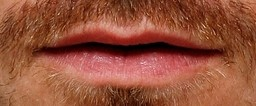
#> input picture images/boca/hb001.jpg, 256 x 106 px
$ jupyter execute prueba_metodos_bocetos.ipynb   (older library calls are emulated)
#> lines starting #> are read from the running program, lines starting #| are printed output that depends on the picture
[cell 1]
import numpy as np
import matplotlib.pyplot as plt
# https://www.youtube.com/watch?v=G4zO53sVGV8

# Generacion de 2 señales sinusoidales

[cell 2]
# Generar dos señales sinusoidales con diferente frecuencia
t = np.linspace(0, 1, 1000)
f1 = 5  # frecuencia de la primera señal en Hz
f2 = 10 # frecuencia de la segunda señal en Hz

s1 = np.sin(2 * np.pi * f1 * t)
s2 = np.sin(2 * np.pi * f2 * t)

# Grafica señales

[cell 3]
fig, axs = plt.subplots(1, 2, figsize=(12, 4))

axs[0].plot(t, s1)
axs[0].set_title('Señal s1 (5 Hz)')
axs[0].set_xlabel('Tiempo [s]')
axs[0].set_ylabel('Amplitud')

axs[1].plot(t, s2)
axs[1].set_title('Señal s2 (10 Hz)')
axs[1].set_xlabel('Tiempo [s]')
axs[1].set_ylabel('Amplitud')

plt.tight_layout()
plt.show()

# Suma las dos señales

[cell 4]
suma = s1 + s2

plt.figure(figsize=(10, 4))
plt.plot(t, suma)
plt.title('Suma de las señales s1 y s2')
plt.xlabel('Tiempo [s]')
plt.ylabel('Amplitud')
plt.grid(True)
plt.show()

# Pasamos al dominio frecuencia y mostramos el espectro de la señal

[cell 5]
# Calcular la FFT de la señal suma
fft_suma = np.fft.fft(suma)
frecuencias = np.fft.fftfreq(len(t), d=t[1] - t[0])

# Solo tomamos la mitad positiva del espectro y delimitamos a 50 Hz
idx = frecuencias >= 0
idx_50hz = frecuencias <= 50

plt.figure(figsize=(10, 4))
plt.plot(frecuencias[idx & idx_50hz], np.abs(fft_suma[idx & idx_50hz]))
plt.title('Espectro de la suma de las señales (FFT)')
plt.xlabel('Frecuencia [Hz]')
plt.ylabel('Magnitud')
plt.grid(True)
plt.show()

# Filtra la señal de 10hz

[cell 6]
# Filtrar la señal de 10 Hz usando FFT (herramientas de numpy)
fft_suma = np.fft.fft(suma)
frecuencias = np.fft.fftfreq(len(t), d=t[1] - t[0])

# Creamos una copia para filtrar solo la componente de 10 Hz
fft_filtrada = fft_suma.copy()

# Eliminamos la componente de 10 Hz (y su simétrica negativa)
fft_filtrada[np.abs(frecuencias - 10) < 0.1] = 0
fft_filtrada[np.abs(frecuencias + 10) < 0.1] = 0

# Señal reconstruida sin la componente de 10 Hz
s_filtrada = np.fft.ifft(fft_filtrada).real

plt.figure(figsize=(10, 4))
plt.plot(t, s_filtrada)
plt.title('Señal suma filtrada (sin 10 Hz)')
plt.xlabel('Tiempo [s]')
plt.ylabel('Amplitud')
plt.grid(True)
plt.show()

# Aplicando el mismo proceso a imágenes

Ahora vamos a aplicar el mismo concepto de filtrado frecuencial que usamos con las señales 1D, pero para imágenes (señales 2D).

## Conceptos clave:
- **FFT 1D**: Para señales temporales (como las que acabamos de ver)
- **FFT 2D**: Para imágenes, donde cada píxel es una "muestra" en el dominio espacial
- **Frecuencias espaciales**: Representan qué tan rápido cambian los valores de los píxeles en el espacio

[cell 7]
# Importar librerías adicionales para manejo de imágenes
import cv2
from scipy import ndimage # type: ignore
from PIL import Image

# Crear una imagen sintética (equivalente a nuestras señales sinusoidales)
# Creamos un patrón de frecuencias conocidas
rows, cols = 256, 256
x, y = np.meshgrid(np.arange(cols), np.arange(rows))

# Crear dos componentes de frecuencia (como nuestras señales de 5Hz y 10Hz)
freq_x1, freq_y1 = 0.05, 0.05  # Frecuencia baja (equivalente a 5Hz)
freq_x2, freq_y2 = 0.15, 0.15  # Frecuencia alta (equivalente a 10Hz)

# Generar los patrones sinusoidales 2D
pattern1 = np.sin(2 * np.pi * freq_x1 * x) + np.sin(2 * np.pi * freq_y1 * y)
pattern2 = np.sin(2 * np.pi * freq_x2 * x) + np.sin(2 * np.pi * freq_y2 * y)

# Sumar los patrones (equivalente a suma = s1 + s2)
imagen_compuesta = pattern1 + pattern2

print(f"Dimensiones de la imagen: {imagen_compuesta.shape}")
print(f"Rango de valores: [{imagen_compuesta.min():.2f}, {imagen_compuesta.max():.2f}]")

[cell 8]
# Visualizar las imágenes (equivalente a graficar s1, s2 y suma)
fig, axs = plt.subplots(1, 3, figsize=(15, 5))

axs[0].imshow(pattern1, cmap='gray')
axs[0].set_title('Patrón 1 (Frecuencia baja)')
axs[0].axis('off')

axs[1].imshow(pattern2, cmap='gray')
axs[1].set_title('Patrón 2 (Frecuencia alta)')
axs[1].axis('off')

axs[2].imshow(imagen_compuesta, cmap='gray')
axs[2].set_title('Imagen compuesta (suma)')
axs[2].axis('off')

plt.tight_layout()
plt.show()

# FFT 2D - Transformada al dominio frecuencial

Ahora aplicamos FFT 2D (equivalente a nuestro análisis espectral de las señales)

[cell 9]
# Aplicar FFT 2D (equivalente a fft_suma = np.fft.fft(suma))
fft_imagen = np.fft.fft2(imagen_compuesta)
fft_imagen_shifted = np.fft.fftshift(fft_imagen)  # Centrar las frecuencias

# Calcular el espectro de magnitud
espectro_magnitud = np.log(np.abs(fft_imagen_shifted) + 1)  # +1 para evitar log(0)

# Crear las frecuencias espaciales (equivalente a frecuencias = np.fft.fftfreq(...))
freq_y = np.fft.fftfreq(rows, d=1.0)
freq_x = np.fft.fftfreq(cols, d=1.0)
freq_y_shifted = np.fft.fftshift(freq_y)
freq_x_shifted = np.fft.fftshift(freq_x)

print(f"Rango de frecuencias X: [{freq_x_shifted.min():.3f}, {freq_x_shifted.max():.3f}]")
print(f"Rango de frecuencias Y: [{freq_y_shifted.min():.3f}, {freq_y_shifted.max():.3f}]")

[cell 10]
# Visualizar el espectro de frecuencias (equivalente a graficar el espectro FFT)
fig, axs = plt.subplots(1, 2, figsize=(12, 5))

axs[0].imshow(imagen_compuesta, cmap='gray')
axs[0].set_title('Imagen original')
axs[0].axis('off')

# Mostrar el espectro de magnitud
im = axs[1].imshow(espectro_magnitud, cmap='hot', extent=[freq_x_shifted.min(), freq_x_shifted.max(),
                                                          freq_y_shifted.min(), freq_y_shifted.max()])
axs[1].set_title('Espectro de magnitud (FFT 2D)')
axs[1].set_xlabel('Frecuencia espacial X')
axs[1].set_ylabel('Frecuencia espacial Y')

plt.tight_layout()
plt.show()

print("✓ Los puntos brillantes en el espectro representan las frecuencias dominantes")
print("✓ El centro corresponde a la componente DC (frecuencia 0)")
print("✓ Los picos simétricos muestran nuestras frecuencias de 0.05 y 0.15")

# Filtrado frecuencial en imágenes

Ahora aplicamos el mismo principio de filtrado que usaste con las señales 1D, pero en 2D

[cell 11]
# Crear filtros (equivalente a eliminar la componente de 10Hz)
# Vamos a crear diferentes tipos de filtros

# 1. Filtro paso bajo - elimina frecuencias altas (equivalente a eliminar la señal de 10Hz)
def crear_filtro_paso_bajo(shape, radio_corte):
    """Crea un filtro paso bajo circular"""
    rows, cols = shape
    center_row, center_col = rows // 2, cols // 2

    # Crear coordenadas
    y, x = np.ogrid[:rows, :cols]

    # Calcular distancia desde el centro
    distancia = np.sqrt((x - center_col)**2 + (y - center_row)**2)

    # Crear máscara (1 para pasar, 0 para bloquear)
    filtro = np.zeros((rows, cols))
    filtro[distancia <= radio_corte] = 1

    return filtro

# 2. Filtro paso alto - elimina frecuencias bajas (equivalente a eliminar la señal de 5Hz)
def crear_filtro_paso_alto(shape, radio_corte):
    """Crea un filtro paso alto circular"""
    filtro_paso_bajo = crear_filtro_paso_bajo(shape, radio_corte)
    return 1 - filtro_paso_bajo  # Invertir el filtro

# Crear los filtros
radio_bajo = 30    # Radio para filtro paso bajo
radio_alto = 20    # Radio para filtro paso alto

filtro_paso_bajo = crear_filtro_paso_bajo((rows, cols), radio_bajo)
filtro_paso_alto = crear_filtro_paso_alto((rows, cols), radio_alto)

print(f"Filtro paso bajo: elimina frecuencias > {radio_bajo} píxeles del centro")
print(f"Filtro paso alto: elimina frecuencias < {radio_alto} píxeles del centro")

[cell 12]
# Aplicar los filtros (equivalente a fft_filtrada[...] = 0)
# Aplicar filtro paso bajo
fft_filtrada_bajo = fft_imagen_shifted * filtro_paso_bajo
imagen_filtrada_bajo = np.fft.ifft2(np.fft.ifftshift(fft_filtrada_bajo)).real

# Aplicar filtro paso alto
fft_filtrada_alto = fft_imagen_shifted * filtro_paso_alto
imagen_filtrada_alto = np.fft.ifft2(np.fft.ifftshift(fft_filtrada_alto)).real

print("✓ Filtros aplicados exitosamente")
print(f"Imagen original: rango [{imagen_compuesta.min():.2f}, {imagen_compuesta.max():.2f}]")
print(f"Filtro paso bajo: rango [{imagen_filtrada_bajo.min():.2f}, {imagen_filtrada_bajo.max():.2f}]")
print(f"Filtro paso alto: rango [{imagen_filtrada_alto.min():.2f}, {imagen_filtrada_alto.max():.2f}]")

[cell 13]
# Visualizar los resultados del filtrado
fig, axs = plt.subplots(2, 3, figsize=(15, 10))

# Primera fila: imágenes
axs[0, 0].imshow(imagen_compuesta, cmap='gray')
axs[0, 0].set_title('Imagen original')
axs[0, 0].axis('off')

axs[0, 1].imshow(imagen_filtrada_bajo, cmap='gray')
axs[0, 1].set_title('Filtro paso bajo\n(solo frecuencias bajas)')
axs[0, 1].axis('off')

axs[0, 2].imshow(imagen_filtrada_alto, cmap='gray')
axs[0, 2].set_title('Filtro paso alto\n(solo frecuencias altas)')
axs[0, 2].axis('off')

# Segunda fila: filtros y espectros
axs[1, 0].imshow(espectro_magnitud, cmap='hot')
axs[1, 0].set_title('Espectro original')
axs[1, 0].axis('off')

axs[1, 1].imshow(filtro_paso_bajo, cmap='gray')
axs[1, 1].set_title('Máscara paso bajo')
axs[1, 1].axis('off')

axs[1, 2].imshow(filtro_paso_alto, cmap='gray')
axs[1, 2].set_title('Máscara paso alto')
axs[1, 2].axis('off')

plt.tight_layout()
plt.show()
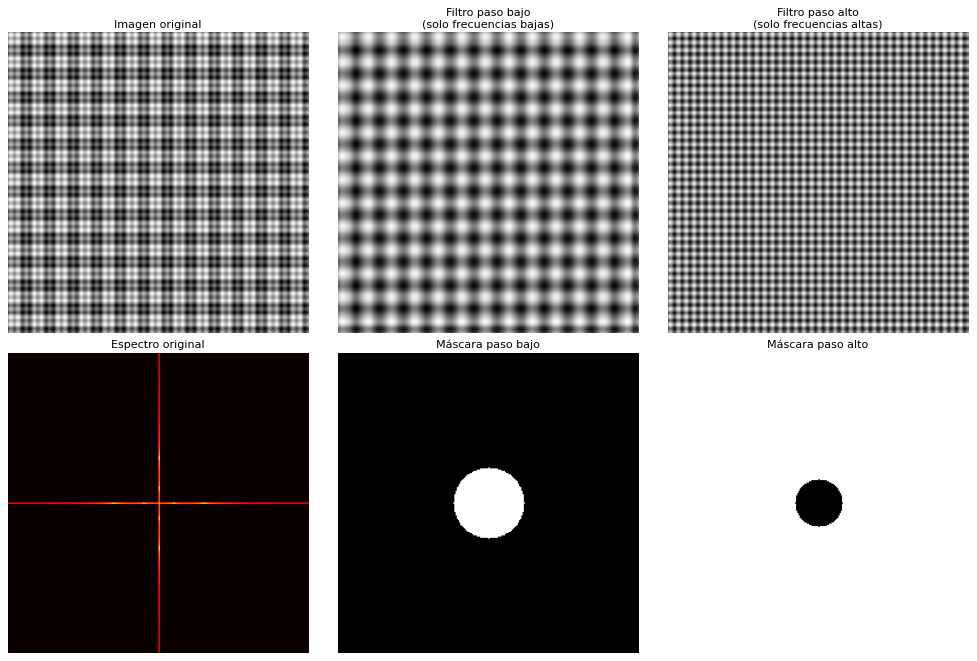
#> figure drawn by matplotlib, 6 panels

# Ejemplo práctico: Aplicando filtros a una imagen real

Ahora veamos cómo esto se aplica a una imagen real (como las bocas en tu aplicación)

[cell 14]
# Función que replica tu función bordes_boca_frecuencial
def detectar_bordes_frecuencial(imagen, radio_filtro=30, umbral=20):
    """
    Detecta bordes usando filtrado frecuencial (igual que tu función en tools.py)

    Args:
        imagen: Imagen en escala de grises
        radio_filtro: Radio para eliminar bajas frecuencias (como r=10 en tu código)
        umbral: Umbral para binarización (como umbral=10 en tu código)
    """
    # FFT 2D
    f = np.fft.fft2(imagen)
    fshift = np.fft.fftshift(f)

    # Crear filtro paso alto (máscara circular en el centro)
    rows, cols = imagen.shape
    crow, ccol = rows // 2, cols // 2
    mask = np.ones((rows, cols), np.uint8)
    mask[crow - radio_filtro:crow + radio_filtro, ccol - radio_filtro:ccol + radio_filtro] = 0

    # Aplicar filtro
    fshift_filtrado = fshift * mask

    # IFFT para regresar al dominio espacial
    f_ishift = np.fft.ifftshift(fshift_filtrado)
    img_bordes = np.fft.ifft2(f_ishift)
    img_bordes = np.abs(img_bordes)

    # Binarizar
    img_bordes_norm = ((img_bordes - img_bordes.min()) / (img_bordes.max() - img_bordes.min()) * 255).astype(np.uint8)
    _, img_bordes_bin = cv2.threshold(img_bordes_norm, umbral, 255, cv2.THRESH_BINARY_INV)

    return img_bordes_bin

# Crear una imagen de prueba con texto (simula una boca con detalles)
imagen_prueba = np.ones((128, 256), dtype=np.uint8) * 200  # Fondo gris claro

# Agregar algunas formas que simulen características de una boca
# Óvalo principal
y, x = np.ogrid[:128, :256]
centro_y, centro_x = 64, 128
mask_oval = ((x - centro_x)**2 / 80**2) + ((y - centro_y)**2 / 30**2) <= 1
imagen_prueba[mask_oval] = 100  # Boca más oscura

# Línea central (simulando la separación de labios)
imagen_prueba[62:66, 80:176] = 50

# Aplicar detección de bordes
bordes_detectados = detectar_bordes_frecuencial(imagen_prueba, radio_filtro=15, umbral=30)

# Mostrar resultados
fig, axs = plt.subplots(1, 2, figsize=(12, 4))

axs[0].imshow(imagen_prueba, cmap='gray')
axs[0].set_title('Imagen simulada de boca')
axs[0].axis('off')

axs[1].imshow(bordes_detectados, cmap='gray')
axs[1].set_title('Bordes detectados\n(filtro frecuencial)')
axs[1].axis('off')

plt.tight_layout()
plt.show()
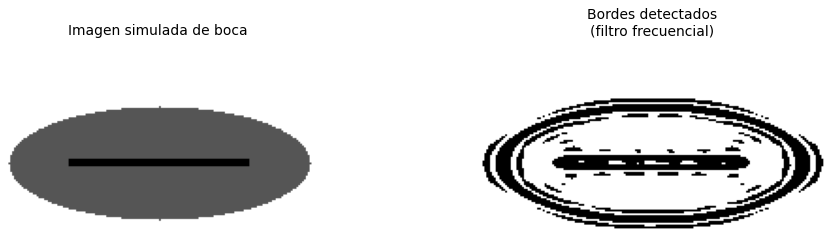
#> figure drawn by matplotlib, 2 panels

print("✅ Este es el mismo principio que usa tu función bordes_boca_frecuencial()")
print("✅ El filtro paso alto resalta los cambios rápidos (bordes)")
print("✅ La binarización convierte el resultado a blanco/negro")

# Resumen: Señales 1D vs Imágenes 2D

## Comparación directa:

| Aspecto | Señales 1D (tu código inicial) | Imágenes 2D (aplicación) |
|---------|--------------------------------|---------------------------|
| **Dominio original** | Tiempo | Espacio (x,y) |
| **Transformada** | `np.fft.fft(señal)` | `np.fft.fft2(imagen)` |
| **Frecuencias** | `np.fft.fftfreq(len(t), dt)` | Frecuencias espaciales |
| **Filtrado** | `fft[abs(freq-10)<0.1] = 0` | `fft * máscara_2D` |
| **Reconstrucción** | `np.fft.ifft(fft_filtrada)` | `np.fft.ifft2(fft_filtrada)` |
| **Aplicación** | Eliminar ruido/componentes | Detectar bordes/texturas |

## Conceptos clave:
- **Frecuencias bajas**: Cambios suaves (fondos uniformes)
- **Frecuencias altas**: Cambios abruptos (bordes, detalles)
- **Filtro paso alto**: Resalta bordes (elimina bajas frecuencias)
- **Filtro paso bajo**: Suaviza imagen (elimina altas frecuencias)

# Conversión a boceto - Efecto dibujado a mano

Vamos a convertir una imagen real en un boceto que parezca dibujado a mano usando diferentes técnicas de procesamiento de imágenes.

# Convertir imagen a boceto dibujado a mano

Vamos a aplicar técnicas de procesamiento de imágenes para crear un efecto de boceto/dibujo

[cell 15]
import cv2
import numpy as np
import matplotlib.pyplot as plt

[cell 16]
# Cargar la imagen de la boca
ruta_imagen = 'images/boca/hb001.jpg'  # Ajusta la ruta según tu imagen
imagen_boca = cv2.imread(ruta_imagen)
#> imagen_boca is the input picture: shape (106, 256, 3); mean B, G, R 58.3, 81.4, 149.3

if imagen_boca is None:
    print(f"❌ No se pudo cargar la imagen desde {ruta_imagen}")
    print("Por favor, verifica la ruta de la imagen")
else:
    # Convertir a escala de grises
    imagen_gris = cv2.cvtColor(imagen_boca, cv2.COLOR_BGR2GRAY)
    print(f"✓ Imagen cargada: {imagen_gris.shape}")
#| ✓ Imagen cargada: (106, 256)

    # Mostrar imagen original
    plt.figure(figsize=(8, 4))
    plt.imshow(cv2.cvtColor(imagen_boca, cv2.COLOR_BGR2RGB))
    plt.title('Imagen original')
    plt.axis('off')
    plt.show()

[cell 17]
# Método 1: Boceto usando detección de bordes Canny
def boceto_canny(imagen_gris):
    """Boceto simple usando detección de bordes Canny"""
    # Aplicar desenfoque gaussiano para reducir ruido
    imagen_suavizada = cv2.GaussianBlur(imagen_gris, (5, 5), 0)
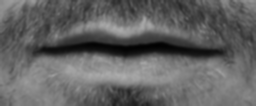
#> imagen_suavizada: shape (106, 256); min 1, max 173, mean 99.1

    # Detectar bordes
    bordes = cv2.Canny(imagen_suavizada, 50, 150)
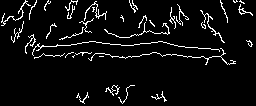
#> bordes: shape (106, 256); 5.7% white in thin lines or dots

    # Invertir (fondo blanco, líneas negras)
    boceto = cv2.bitwise_not(bordes)
#> boceto: shape (106, 256); 94.3% white; black in thin lines or dots

    return boceto

# Aplicar método 1
boceto_1 = boceto_canny(imagen_gris)

plt.figure(figsize=(8, 4))
plt.imshow(boceto_1, cmap='gray')
plt.title('Método 1: Boceto con Canny')
plt.axis('off')
plt.show()

[cell 18]
# Método 2: Boceto con Dodge y Burn (más realista)
def boceto_dodge_burn(imagen_gris):
    """
    Efecto de boceto usando técnicas de dodge y burn
    Este método produce un resultado más artístico y realista
    """
    # 1. Invertir la imagen
    imagen_invertida = cv2.bitwise_not(imagen_gris)

    # 2. Aplicar desenfoque gaussiano a la imagen invertida
    imagen_blur = cv2.GaussianBlur(imagen_invertida, (21, 21), 0)
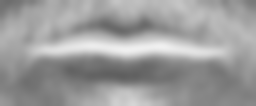
#> imagen_blur: shape (106, 256); min 95, max 241, mean 155.9

    # 3. Aplicar la operación de "dodge" (división de color)
    def dodge(front, back):
        """Dodge blend mode"""
        result = cv2.divide(front, 255 - back, scale=256)
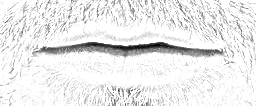
#> result: shape (106, 256); min 0, max 255, mean 234.1
        return result

    boceto = dodge(imagen_gris, imagen_blur)

    return boceto

# Aplicar método 2
boceto_2 = boceto_dodge_burn(imagen_gris)

plt.figure(figsize=(8, 4))
plt.imshow(boceto_2, cmap='gray')
plt.title('Método 2: Boceto Dodge & Burn (más realista)')
plt.axis('off')
plt.show()

[cell 19]
# Método 3: Boceto con XDoG (eXtended Difference of Gaussians)
def boceto_xdog(imagen_gris, sigma=0.5, k=200, epsilon=0.01):
    """
    Método XDoG para crear bocetos artísticos
    Produce líneas más definidas y estilo más profesional
    """
#> called with sigma = 0.5, k = 200, epsilon = 0.01
    # Aplicar dos desenfoque gaussiano con diferentes sigma
    g1 = cv2.GaussianBlur(imagen_gris, (0, 0), sigma)
    g2 = cv2.GaussianBlur(imagen_gris, (0, 0), sigma * 1.6)

    # Diferencia de Gaussianas
    dog = g1 - g2

    # Aplicar función de umbral suave
    dog = dog.astype(np.float32) / 255.0

    # XDoG: realzar bordes
    e = 1.0 + np.tanh(k * (dog - epsilon))
    e = e / e.max()

    # Convertir a rango 0-255
    boceto = (e * 255).astype(np.uint8)

    # Invertir para fondo blanco
    boceto = cv2.bitwise_not(boceto)
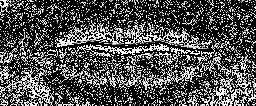
#> boceto: shape (106, 256); min 0, max 251, mean 80.7

    return boceto

# Aplicar método 3
boceto_3 = boceto_xdog(imagen_gris)

plt.figure(figsize=(8, 4))
plt.imshow(boceto_3, cmap='gray')
plt.title('Método 3: Boceto XDoG (estilo artístico)')
plt.axis('off')
plt.show()

[cell 20]
# Método 4: Boceto con pencil sketch (lápiz)
def boceto_pencil(imagen):
    """
    Efecto de boceto a lápiz usando funciones de OpenCV
    """
    # Convertir a escala de grises si es necesario
    if len(imagen.shape) == 3:
        img_gris = cv2.cvtColor(imagen, cv2.COLOR_BGR2GRAY)
    else:
        img_gris = imagen

    # Usar la función pencilSketch de OpenCV
    boceto_gris, boceto_color = cv2.pencilSketch(
        imagen,
        sigma_s=60,      # Rango espacial
        sigma_r=0.07,    # Rango de color
        shade_factor=0.05  # Factor de sombreado
    )
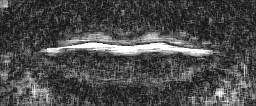
#> boceto_gris: shape (106, 256); min 26, max 255, mean 74.6
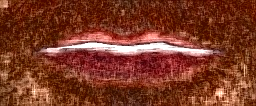
#> boceto_color: shape (106, 256, 3); mean B, G, R 36.8, 57.1, 124.4

    return boceto_gris

# Aplicar método 4
boceto_4 = boceto_pencil(imagen_boca)

plt.figure(figsize=(8, 4))
plt.imshow(boceto_4, cmap='gray')
plt.title('Método 4: Boceto a lápiz (OpenCV pencilSketch)')
plt.axis('off')
plt.show()

[cell 21]
# Comparación de todos los métodos
fig, axs = plt.subplots(2, 3, figsize=(15, 10))

# Imagen original
axs[0, 0].imshow(cv2.cvtColor(imagen_boca, cv2.COLOR_BGR2RGB))
axs[0, 0].set_title('Original', fontsize=14, fontweight='bold')
axs[0, 0].axis('off')

# Escala de grises
axs[0, 1].imshow(imagen_gris, cmap='gray')
axs[0, 1].set_title('Escala de grises', fontsize=14)
axs[0, 1].axis('off')

# Método 1: Canny
axs[0, 2].imshow(boceto_1, cmap='gray')
axs[0, 2].set_title('Método 1: Canny\n(bordes simples)', fontsize=12)
axs[0, 2].axis('off')

# Método 2: Dodge & Burn
axs[1, 0].imshow(boceto_2, cmap='gray')
axs[1, 0].set_title('Método 2: Dodge & Burn\n(más realista)', fontsize=12)
axs[1, 0].axis('off')

# Método 3: XDoG
axs[1, 1].imshow(boceto_3, cmap='gray')
axs[1, 1].set_title('Método 3: XDoG\n(estilo artístico)', fontsize=12)
axs[1, 1].axis('off')

# Método 4: Pencil Sketch
axs[1, 2].imshow(boceto_4, cmap='gray')
axs[1, 2].set_title('Método 4: Pencil Sketch\n(lápiz)', fontsize=12)
axs[1, 2].axis('off')

plt.tight_layout()
plt.show()

print("\n📝 Resumen de métodos:")
print("1. Canny: Bordes nítidos y limpios")
print("2. Dodge & Burn: Efecto suave y gradual (mejor para retratos)")
print("3. XDoG: Líneas definidas, estilo ilustración")
print("4. Pencil Sketch: Textura de lápiz, más natural")

# Crear función para tu aplicación de retratos hablados

Ahora creamos una función que puedes agregar a tu `tools.py`

[cell 22]
def convertir_a_boceto(img, metodo='pencil', **kwargs):
    """
    Convierte una imagen a boceto/dibujo a mano.

    Args:
        img (np.ndarray): Imagen de entrada (BGR o escala de grises)
        metodo (str): Método a usar: 'canny', 'dodge', 'xdog', 'pencil'
        **kwargs: Parámetros adicionales según el método

    Returns:
        np.ndarray: Imagen convertida a boceto (escala de grises)
    """
    # Asegurar que está en escala de grises
    if len(img.shape) == 3:
        img_gris = cv2.cvtColor(img, cv2.COLOR_BGR2GRAY)
    else:
        img_gris = img.copy()

    if metodo == 'canny':
        # Parámetros por defecto
        blur = kwargs.get('blur', (5, 5))
        threshold1 = kwargs.get('threshold1', 50)
        threshold2 = kwargs.get('threshold2', 150)

        img_suavizada = cv2.GaussianBlur(img_gris, blur, 0)
        bordes = cv2.Canny(img_suavizada, threshold1, threshold2)
        boceto = cv2.bitwise_not(bordes)

    elif metodo == 'dodge':
        blur_size = kwargs.get('blur_size', (21, 21))

        img_invertida = cv2.bitwise_not(img_gris)
        img_blur = cv2.GaussianBlur(img_invertida, blur_size, 0)
        boceto = cv2.divide(img_gris, 255 - img_blur, scale=256)

    elif metodo == 'xdog':
        sigma = kwargs.get('sigma', 0.5)
        k = kwargs.get('k', 200)
        epsilon = kwargs.get('epsilon', 0.01)

        g1 = cv2.GaussianBlur(img_gris, (0, 0), sigma)
        g2 = cv2.GaussianBlur(img_gris, (0, 0), sigma * 1.6)
        dog = g1 - g2
        dog = dog.astype(np.float32) / 255.0
        e = 1.0 + np.tanh(k * (dog - epsilon))
        e = e / e.max()
        boceto = (e * 255).astype(np.uint8)
        boceto = cv2.bitwise_not(boceto)

    elif metodo == 'pencil':
        sigma_s = kwargs.get('sigma_s', 60)
        sigma_r = kwargs.get('sigma_r', 0.07)
        shade_factor = kwargs.get('shade_factor', 0.05)

        boceto, _ = cv2.pencilSketch(
            img if len(img.shape) == 3 else cv2.cvtColor(img, cv2.COLOR_GRAY2BGR),
            sigma_s=sigma_s,
            sigma_r=sigma_r,
            shade_factor=shade_factor
        )
    else:
        raise ValueError(f"Método '{metodo}' no válido. Usa: 'canny', 'dodge', 'xdog', 'pencil'")

    return boceto

# Probar la función con diferentes métodos
print("✅ Función convertir_a_boceto() creada exitosamente")
print("\nEjemplos de uso:")
print("  boceto = convertir_a_boceto(imagen, metodo='pencil')")
print("  boceto = convertir_a_boceto(imagen, metodo='dodge')")
print("  boceto = convertir_a_boceto(imagen, metodo='xdog', k=150)")
print("  boceto = convertir_a_boceto(imagen, metodo='canny', threshold1=30)")

[cell 23]
# Ejemplo de uso de la función con diferentes parámetros
fig, axs = plt.subplots(2, 2, figsize=(12, 12))

# Probar diferentes configuraciones
boceto_test1 = convertir_a_boceto(imagen_boca, metodo='pencil')
boceto_test2 = convertir_a_boceto(imagen_boca, metodo='dodge')
boceto_test3 = convertir_a_boceto(imagen_boca, metodo='xdog', k=150, epsilon=0.02)
#> call 3 of convertir_a_boceto, with metodo = 'xdog'
#> in convertir_a_boceto (call 3), `e = 1.0 + np.tanh(k * (dog - epsilon))`:
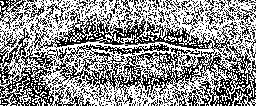
#> e: shape (106, 256) float32; min 0.00495, max 2, mean 1.13; drawn with min black and max white
#> (the rest of the program and of its run is left out)
